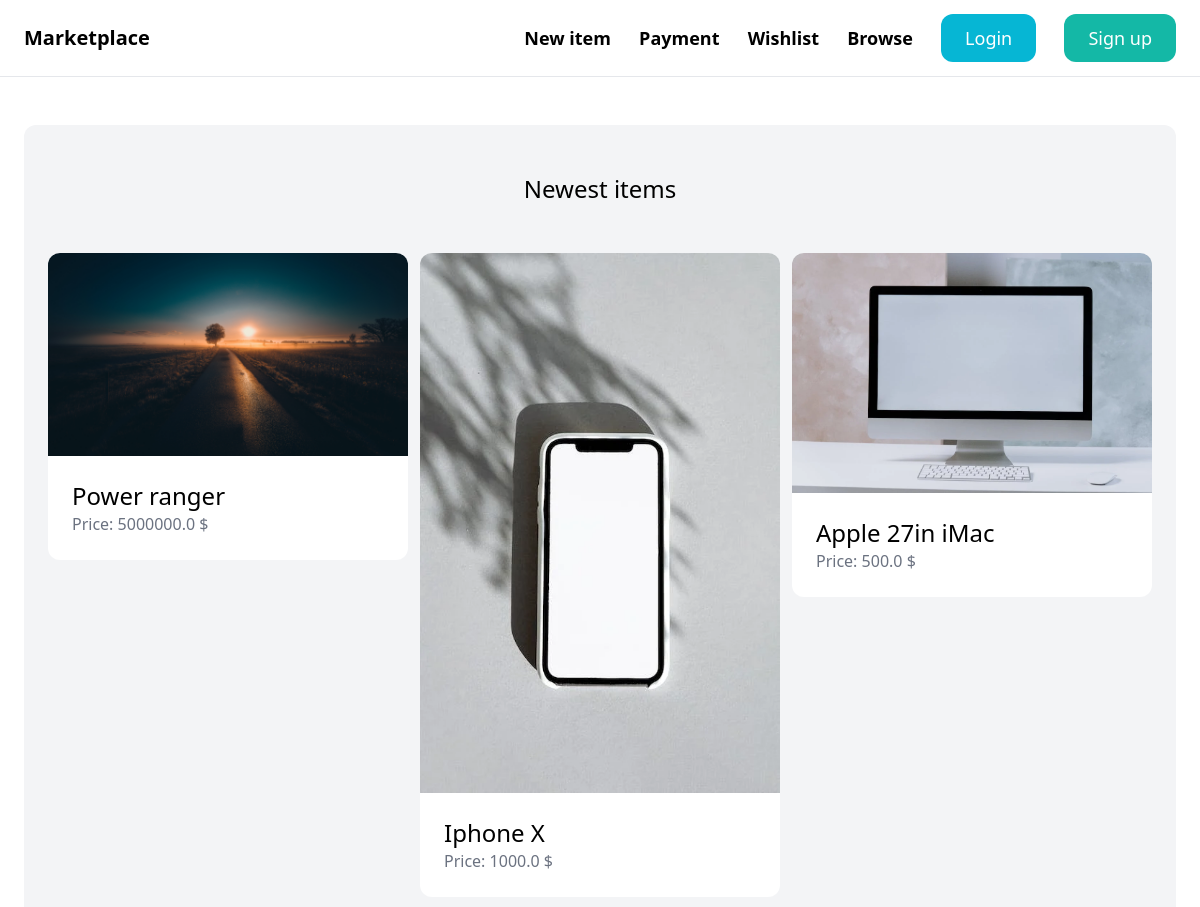
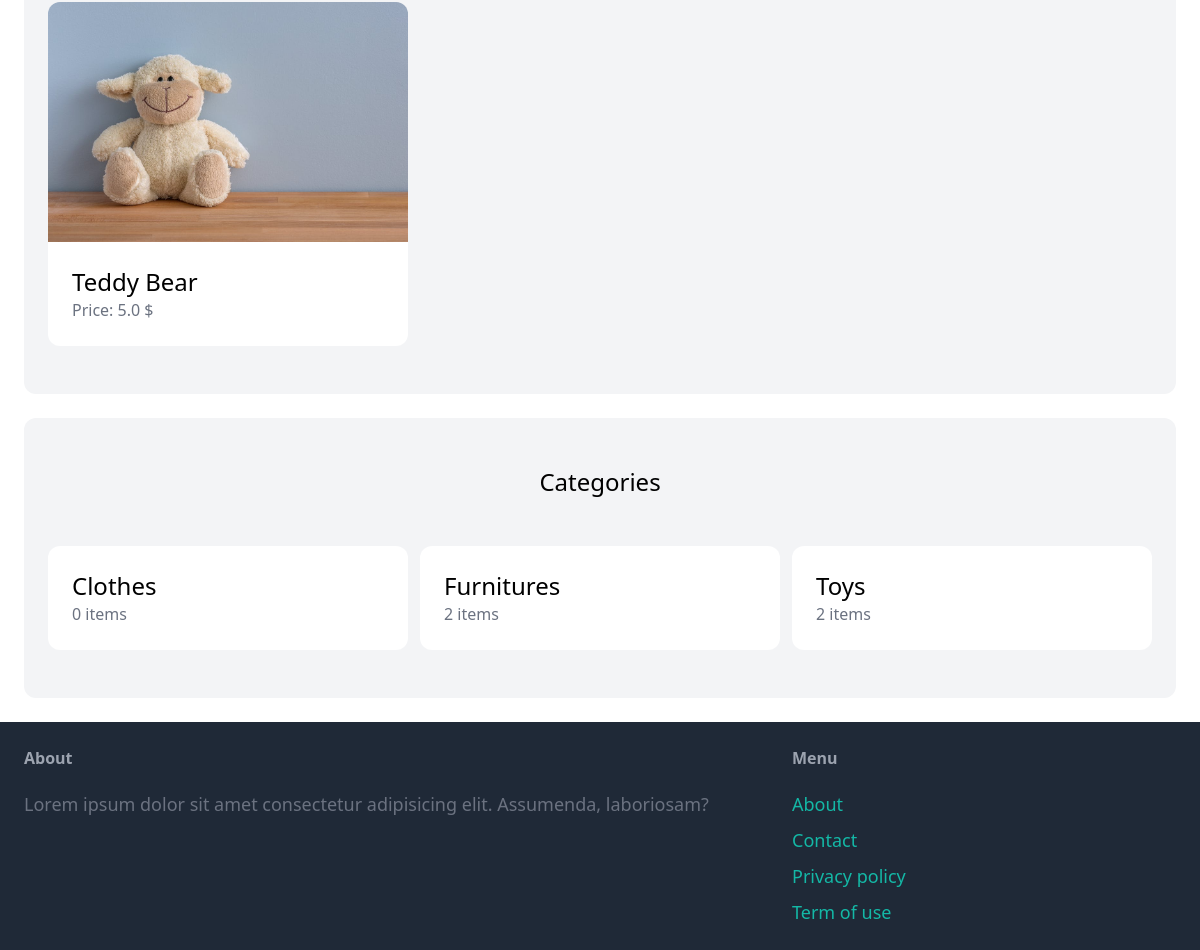
The app's page /, older data (2 pictures, top to bottom).
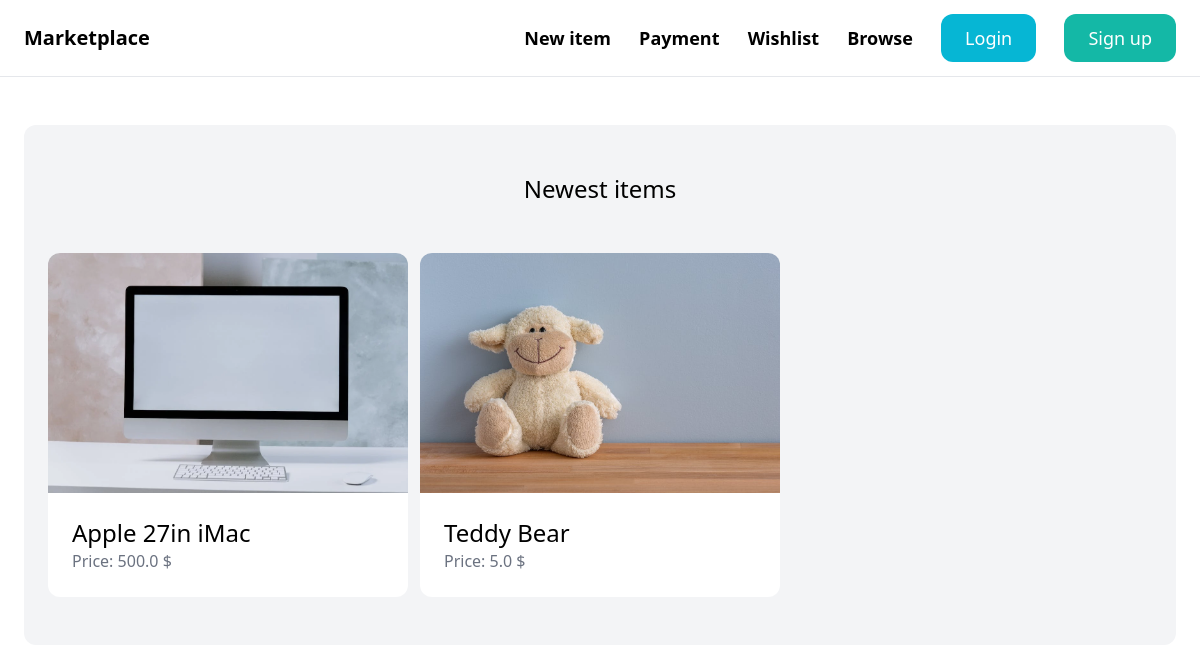
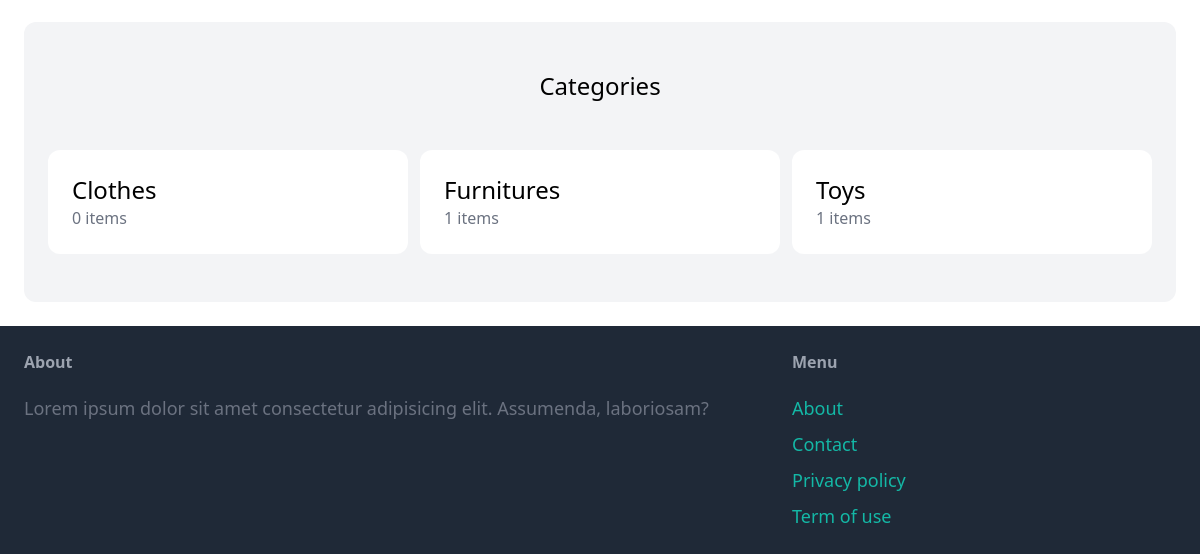
The same page, newer data (2 pictures, top to bottom).
### item/models.py (models this page shows, shortened)
class Item(models.Model):
    name = models.CharField(max_length=255)
    category = models.ForeignKey(Category, related_name='items', on_delete=models.CASCADE)
    description = models.TextField(blank=True, null=True)
    price = models.FloatField()
    image = models.ImageField(upload_to='item_images', blank=True, null=True)
    is_sold = models.BooleanField(default=False)
    created_by = models.ForeignKey(User, related_name= 'items', on_delete= models.CASCADE)
    created_at = models.DateTimeField(auto_now_add=True)

class Category(models.Model):
    name = models.CharField(max_length=255)
    class Meta:
        ordering = ('name',)
        verbose_name_plural = 'Categories'

### core/views.py (the view)
# urls.py: path('', views.index, name= 'index'),
def index(request):
    items = Item.objects.filter(is_sold = False)[0:6]
    categories = Category.objects.all()
    for category in categories:
        category.unsold_count = Item.objects.filter(category = category, is_sold = False).count()
    return render(request, 'core/index.html', {
        'categories' : categories,
        'items' : items,
    })

### core/templates/core/index.html (shortened to what this page needs)
{% extends "core/base.html" %}
{% block content %}
    <div class="mt-6 px-6 py-12 bg-gray-100 rounded-xl">
        <h2 class="mb-12 text-2xl text-center">Newest items</h2>
        <div class="grid grid-cols-3 gap-3">
            {% for item in items %}
                <div class="">
                    <a href="{% url 'item:detail' item.id %}">
                        <div class="">
                            <img src="{{item.image.url}}" alt="" class="rounded-t-xl ">
                        </div>
                        <div class="p-6 bg-white rounded-b-xl">
                            <h2 class="text-2xl">{{item.name}}</h2>
                            <p class="text-gray-500">Price: {{item.price}} $</p>
                        </div>
                    </a>
                </div>
            {% endfor %}
        </div>
    </div>
    <div class="mt-6 px-6 py-12 bg-gray-100 rounded-xl">
        <h2 class="mb-12 text-2xl text-center">Categories</h2>
        <div class="grid grid-cols-3 gap-3">
            {% for category in categories %}
                <div class="">
                    <a href="{% url "item:items" %}?query=&category_id={{category.id}}">
                            <div class="p-6 bg-white rounded-xl">
                            <h2 class="text-2xl">{{category.name}}</h2>
                            <p class="text-gray-500">{{category.unsold_count}} items</p>
                        </div>
                    </a>
                </div>
            {% endfor %}
        </div>
    </div>
{% endblock content %}

Row changes from the older to the newer data that the page shows:
no longer on this page (row edited): Item: image (picture), name "Power ranger", price "5000000.0"
no longer on this page (row edited): Item: image (picture), name "Iphone X", price "1000.0"
computed for Category "Furnitures": unsold_count "2" → "1"
computed for Category "Toys": unsold_count "2" → "1"
